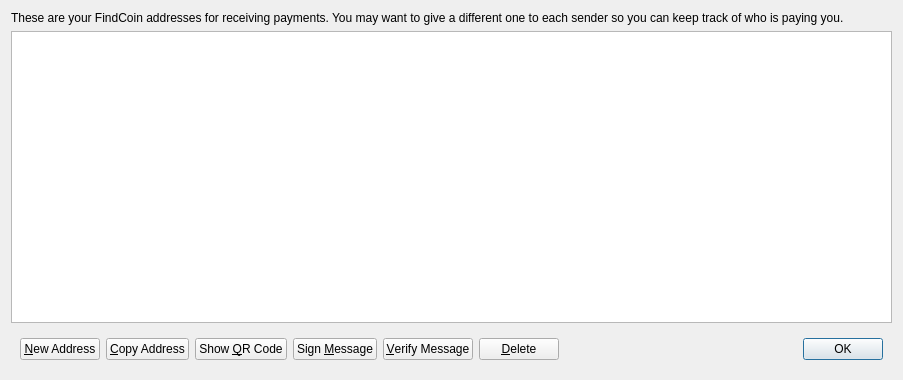
<?xml version="1.0" encoding="UTF-8"?>
<ui version="4.0">
 <class>AddressBookPage</class>
 <widget class="QWidget" name="AddressBookPage">
  <property name="geometry">
   <rect>
    <x>0</x>
    <y>0</y>
    <width>903</width>
    <height>380</height>
   </rect>
  </property>
  <property name="windowTitle">
   <string>Address Book</string>
  </property>
  <layout class="QVBoxLayout" name="verticalLayout">
   <item>
    <widget class="QLabel" name="labelExplanation">
     <property name="text">
      <string>These are your FindCoin addresses for receiving payments. You may want to give a different one to each sender so you can keep track of who is paying you.</string>
     </property>
     <property name="textFormat">
      <enum>Qt::PlainText</enum>
     </property>
     <property name="wordWrap">
      <bool>true</bool>
     </property>
    </widget>
   </item>
   <item>
    <widget class="QTableView" name="tableView">
     <property name="contextMenuPolicy">
      <enum>Qt::CustomContextMenu</enum>
     </property>
     <property name="toolTip">
      <string>Double-click to edit address or label</string>
     </property>
     <property name="tabKeyNavigation">
      <bool>false</bool>
     </property>
     <property name="alternatingRowColors">
      <bool>true</bool>
     </property>
     <property name="selectionMode">
      <enum>QAbstractItemView::SingleSelection</enum>
     </property>
     <property name="selectionBehavior">
      <enum>QAbstractItemView::SelectRows</enum>
     </property>
     <property name="sortingEnabled">
      <bool>true</bool>
     </property>
     <attribute name="verticalHeaderVisible">
      <bool>false</bool>
     </attribute>
    </widget>
   </item>
   <item>
    <widget class="QWidget" name="buttonBar" native="true">
     <layout class="QHBoxLayout" name="horizontalLayout">
      <item>
       <widget class="QPushButton" name="newAddressButton">
        <property name="toolTip">
         <string>Create a new address</string>
        </property>
        <property name="text">
         <string>&amp;New Address</string>
        </property>
       </widget>
      </item>
      <item>
       <widget class="QPushButton" name="copyToClipboard">
        <property name="toolTip">
         <string>Copy the currently selected address to the system clipboard</string>
        </property>
        <property name="text">
         <string>&amp;Copy Address</string>
        </property>
       </widget>
      </item>
      <item>
       <widget class="QPushButton" name="showQRCode">
        <property name="text">
         <string>Show &amp;QR Code</string>
        </property>
       </widget>
      </item>
      <item>
       <widget class="QPushButton" name="signMessage">
        <property name="toolTip">
         <string>Sign a message to prove you own a FindCoin address</string>
        </property>
        <property name="text">
         <string>Sign &amp;Message</string>
        </property>
       </widget>
      </item>
      <item>
       <widget class="QPushButton" name="verifyMessage">
        <property name="toolTip">
         <string>Verify a message to ensure it was signed with a specified FindCoin address</string>
        </property>
        <property name="text">
         <string>&amp;Verify Message</string>
        </property>
       </widget>
      </item>
      <item>
       <widget class="QPushButton" name="deleteButton">
        <property name="toolTip">
         <string>Delete the currently selected address from the list</string>
        </property>
        <property name="text">
         <string>&amp;Delete</string>
        </property>
       </widget>
      </item>
      <item>
       <spacer name="horizontalSpacer">
        <property name="orientation">
         <enum>Qt::Horizontal</enum>
        </property>
        <property name="sizeHint" stdset="0">
         <size>
          <width>40</width>
          <height>20</height>
         </size>
        </property>
       </spacer>
      </item>
      <item>
       <widget class="QDialogButtonBox" name="buttonBox">
        <property name="sizePolicy">
         <sizepolicy hsizetype="Maximum" vsizetype="Fixed">
          <horstretch>0</horstretch>
          <verstretch>0</verstretch>
         </sizepolicy>
        </property>
        <property name="standardButtons">
         <set>QDialogButtonBox::Ok</set>
        </property>
       </widget>
      </item>
     </layout>
    </widget>
   </item>
  </layout>
 </widget>
 <resources/>
 <connections/>
</ui>
